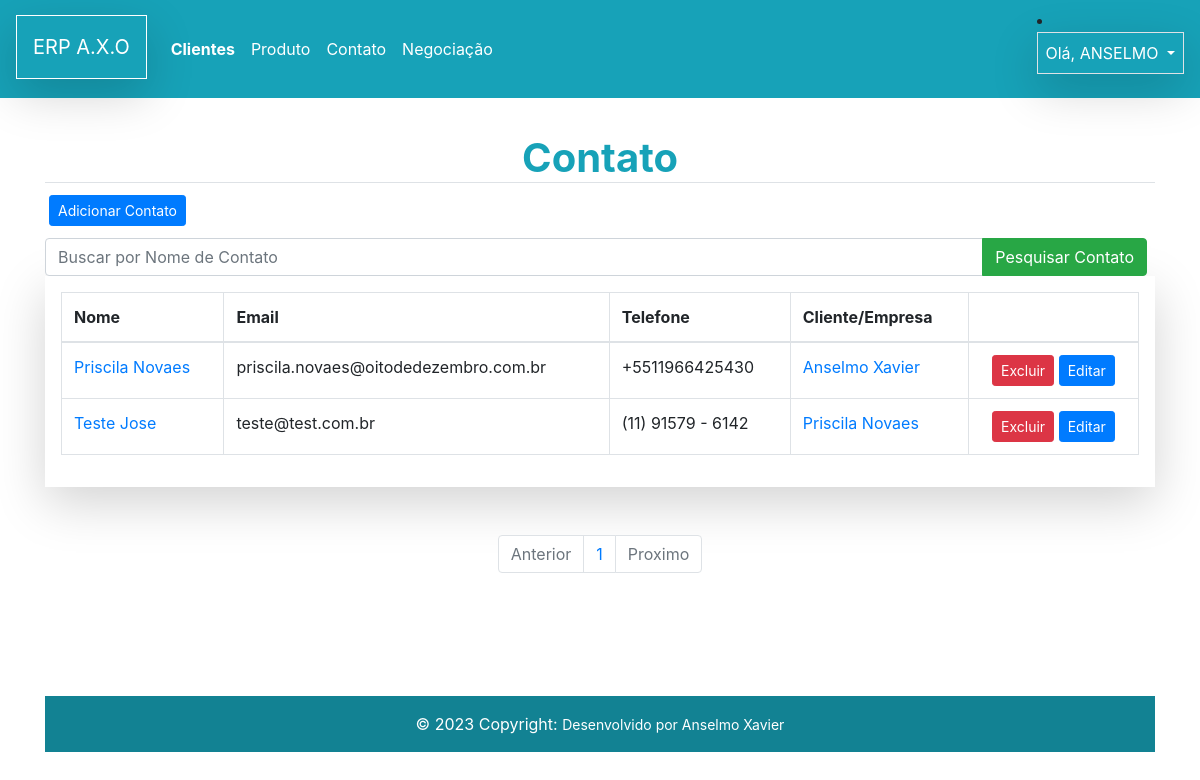
/customer/contato_list/ (signed in), run on the app's committed database.
### customer/models.py (models this page shows, shortened)
class Contato (models.Model):
    first_name = models.CharField(max_length=50)
    last_name = models.CharField(max_length=50, blank=True)
    phone = models.CharField(max_length=50)
    email = models.EmailField(max_length=254, blank=True)
    create_date = models.DateTimeField(default=timezone.now)
    description = models.TextField(blank=True)
    show = models.BooleanField(default=True)
    create_date = models.DateTimeField(auto_now_add=True)
    update_date = models.DateTimeField(auto_now=True)
    cliente = models.ForeignKey(
        Customer, on_delete=models.SET_NULL, blank=True, null=True
    )
    def get_full_contato(self):
        return f'{self.first_name} {self.last_name}'
    class Meta:
        db_table = "contato"

class Customer(models.Model):
    first_name = models.CharField( max_length=30)
    last_name = models.CharField( max_length=50)
    email = models.EmailField()
    bird_date = models.DateField()
    area_code = models.CharField(max_length=3)
    phone_number = models.CharField(max_length=9)
    country = models.CharField(max_length=30)
    state = models.CharField(max_length=30)
    city = models.CharField(max_length=30)
    create_date = models.DateTimeField(auto_now_add=True)
    update_date = models.DateTimeField(auto_now=True)
    active = models.BooleanField(default=True)
    def __str__(self):
        return f'{self.first_name} {self.last_name}'
    def get_absolute_url(self):
        return reverse("customer:update", kwargs={"id": self.id})
    class Meta:
        db_table = "customer"

### customer/views.py (the view)
# urls.py: path('contato_list/', ListContato.as_view(), name='contato_list'),
class ListContato(ListView):
    template_name = "customer/contato_list.html"
    paginate_by = 10
    model = Contato
    context_object_name = 'contatos'
    def get_queryset(self):
        retorno_pesquisa = self.request.GET.get('pesquisa_name')
        if retorno_pesquisa:
            contatos = self.model.objects.filter(
               Q(first_name__icontains=retorno_pesquisa) |
               Q(last_name__icontains=retorno_pesquisa)
               )
        else:
            contatos = self.model.objects.all()
        return contatos

### customer/templates/customer/contato_list.html (shortened to what this page needs)
{% extends "model-page.html" %}
{% block content %}
  <h1 class='text-center text-info border-bottom'><strong>Contato</strong></h1>
  <div class="d-grid gap-3 p-1 d-md-flex justify-content-md-start ">
  <a href='{% url "customer:contato_create" %}'>
  <button class="btn btn-primary btn-sm" type="button">Adicionar Contato</button>
  </a>
</div>
<form>
<div class="input-group mt-2">
  <input type="text" name='pesquisa_name' class="form-control" placeholder="Buscar por Nome de Contato">
  <div class="input-group-append mr-2">
    <button class="btn btn-success btn" type="submit">Pesquisar Contato</button>
  </div>
</div>
</form>
<div class="table-responsive shadow-lg p-3 mb-5  ">
<table class="table  table-hover table-bordered ">
  <thead>
    <tr>
      <th scope="col">Nome</th>
      <th scope="col">Email</th>
      <th scope="col">Telefone</th>
      <th scope="col">Cliente/Empresa</th>
      <th scope="col"></th>
    </tr>
  </thead>
  <tbody>
   {% for contato in contatos %}
    <tr class="bg-Secondary">
      <td><a href='{{ contato.get_absolute_url }}'>{{ contato.get_full_contato }}</a></td>
      <td >{{ contato.email}}</td>
      <td>{{ contato.phone}}</td>
      <td class='text-info' ><a href='{{ contato.cliente.get_absolute_url }}'>{{ contato.cliente }}</a></td>
        <td class='text-center'>
          <button type="button" class="btn btn-sm btn-danger" data-toggle="modal" data-target="#modal{{ contato.id }}" >Excluir</button>
              <a href='{% url "customer:contato_update" contato.id %} '>
            <button type="button" class="btn btn-sm btn-primary">Editar</button></a>
          </td>
    </tr>
    {% endfor %}
  </tbody>
</table>
</div>
{% include "paginacao.html" %}
{% endblock  %}

### core/templates/model-header.html (shortened to what this page needs)
<nav class="navbar navbar-expand-lg navbar-dark bg-info">
  <a class="navbar-brand shadow-lg p-3 mb-1 border border-white " href="#">ERP A.X.O </a>
  <div class="collapse navbar-collapse" id="navbarNavDropdown">
    <ul class="navbar-nav">
      <li class="nav-item active ">
        <a class="nav-link " href="{% url "customer:list" %}"><strong>Clientes</strong></a>
      </li>
      <li class="nav-item active">
        <a class="nav-link" href="{% url "lista_prod" %}">Produto <span class="sr-only">(current)</span></a>
      </li>
      <li class="nav-item active">
        <a class="nav-link" href="{% url "customer:contato_list" %}">Contato <span class="sr-only">(current)</span></a>
      </li>
      <li class="nav-item active">
        <a class="nav-link" href="{% url "oportunidade:oportunidade_list" %}">Negociação <span class="sr-only">(current)</span></a>
      </li>
    </ul>
  </div>
  <li class="nav-item dropdown">
    <a class="nav-link dropdown-toggle text-white  shadow-lg p-2 mb-3 border border-rounded" href="#" id="navbarDropdownMenuLink" data-toggle="dropdown" aria-haspopup="true" aria-expanded="false">
      Olá, {{ request.user|upper }}
    </a>
  </li>
</nav>

### core/templates/model-page.html (style rules this page uses)
html,body { height:100%; }

### data on the page
Contato: get_full_contato "Priscila Novaes", email "priscila.novaes@oitodedezembro.com.br", phone "+5511966425430", cliente "Anselmo Xavier"
Contato: get_full_contato "Teste Jose", email "teste@test.com.br", phone "(11) 91579 - 6142", cliente "Priscila Novaes"

### other printed values
{{ request.user|upper }} "ANSELMO"
